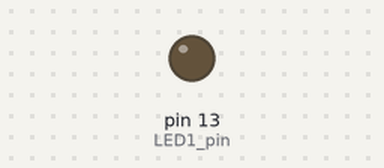
Bench run of a sketch on a simulated Arduino Uno, built with avr-gcc and run on an emulated ATmega328P. Shown: output pins drawn as LEDs (lit = HIGH).

Above: at 0.05 s.
Timing chart, 0 to 4.6 s (numbered marks = the images above):
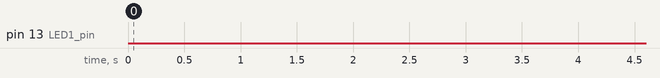

The sketch:

class2_intro_to_timers_delayed_blink.ino
```cpp
unsigned long button_dbnc_tmr;	// button_dbnc_tmr is incremented every 100ms = 0.1s
unsigned long blinking_tmr;		// blinking_tmr is incremented every 100ms = 0.1s
unsigned long delay_blink_tmr;	// delay_blink_tmr is incremented every 100ms = 0.1s


//<---- Define new timer here

void timers(void);
/* timers()
	we started this program under the assumption that we will hide (or pretend to
	hide) the details of the implementation of timers. Here we just count on the
	fact that just by adding button_dbnc_tmr++ in the right location, it will increment
	every 100 ms. How? At this point, do not worry! next week you will :)
*/
const int LED1_pin = 13;
const int buttonPin = 2;

void setup()
{  // initialize the digital pin as an output.
	pinMode(LED1_pin, OUTPUT);
}
void loop()
{
	timers();
	if(delay_blink_tmr >= 50)
	{//delay first reaction by 5 seconds
		//THEN blink 1 sec on and 1 sec off
		if(blinking_tmr < 10) // [0,1,2,3,4,5,6,7,8,9] -> 10 times 100 ms (ten iterations of 100ms = 1 sec)
			digitalWrite(LED1_pin, HIGH);
		else if (blinking_tmr < 20)
			digitalWrite(LED1_pin, LOW);
		else
			blinking_tmr = 0;
	}
	else
	{
		blinking_tmr = 0;
	}
}

void timers(void)
{
	static unsigned long millis_old = 0;// track the # ms the mcu has been running
	static unsigned interval = 100; 	// meaning every 100ms

    if(millis() >= millis_old + interval)
	{//it falls into this section once every 100s
		millis_old = millis_old + interval;
		button_dbnc_tmr++;
		blinking_tmr++;
		delay_blink_tmr++;
		//<---- Add new timer here
	}
	if(millis_old > millis())
	{ //if you run for a very long time, correct overflow
		millis_old = millis();
	}
}
```

Measured:
- by itself, pin 13 (LED1_pin): LOW → HIGH at 5.0 s, → LOW 0.90 s later, → HIGH 1.0 s later, → LOW 1.0 s later, … (126 changes in this stretch)
